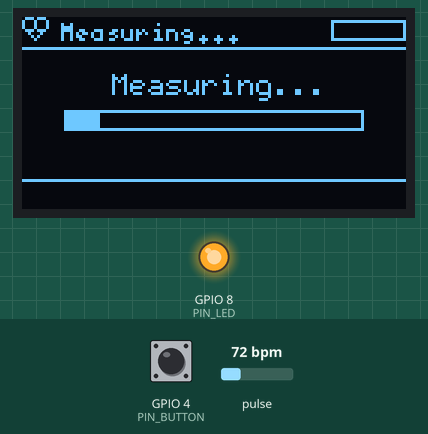
A sketch run on a simulated ESP32-C3. Shown: 128×64 one-colour display, output pins drawn as LEDs (lit = HIGH). Dashed ring = blinking. Inputs (shaded band) come from the test bench; at power-on: pulse 72 bpm, GPIO 4 (PIN_BUTTON) HIGH. Pins used as bus, display or sensor lines are not drawn; what the sketch prints to the serial monitor is not drawn.

Above: at 1.26 s.
1.3 s: pulse set to 130 bpm
At 3.21 s:
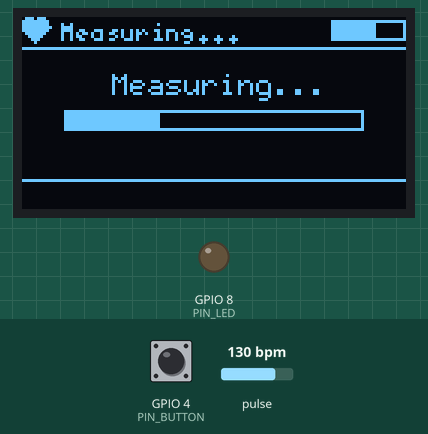
4.3 s: GPIO 4 (PIN_BUTTON) pulled LOW for 0.15 s
At 4.9 s:
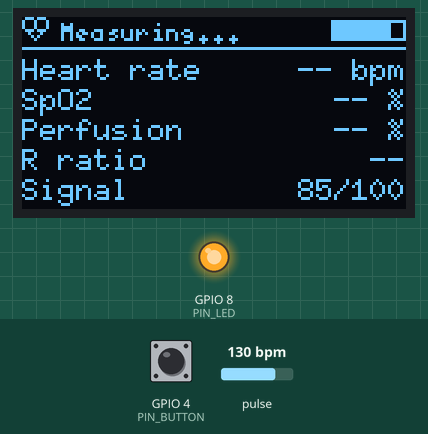
5.0 s: pulse set to 42 bpm
At 7.22 s:
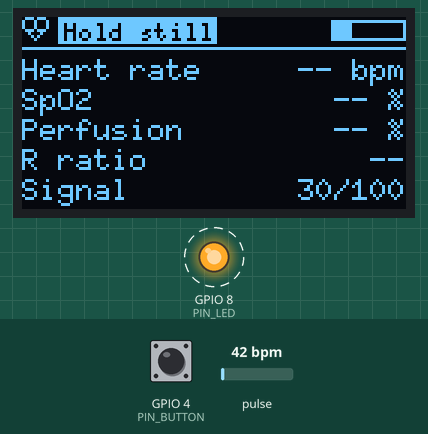
7.6 s: GPIO 4 (PIN_BUTTON) pulled LOW for 0.15 s
At 7.93 s:
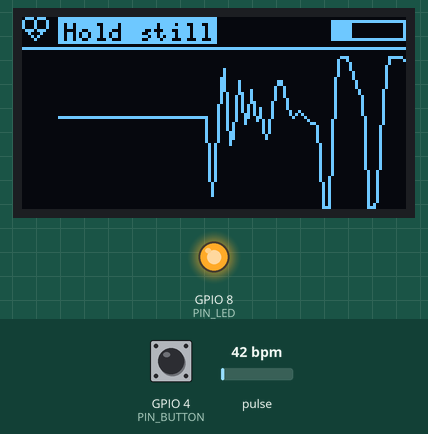
8.3 s: GPIO 4 (PIN_BUTTON) pulled LOW for 1 s
At 9.38 s:
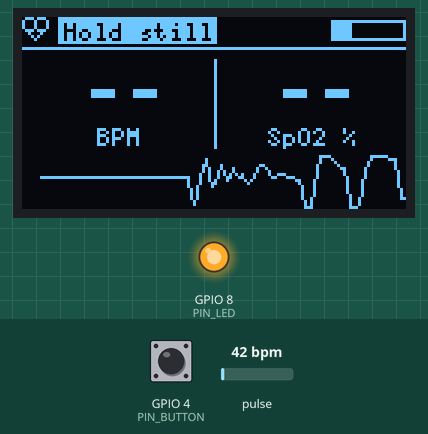
9.9 s: GPIO 4 (PIN_BUTTON) pulled LOW for 3.2 s
At 12.3 s:
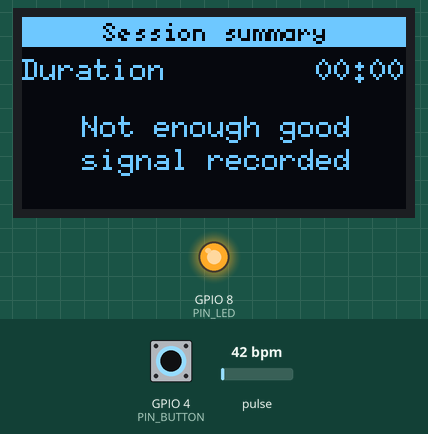
Timing chart, 0 to 15.6 s (numbered marks = the images above; inputs shaded):
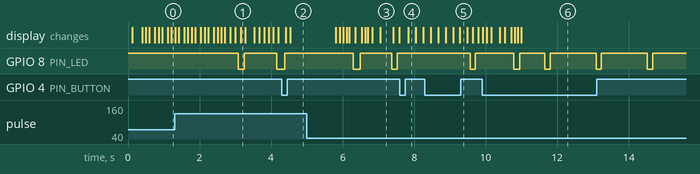

The sketch:

04_display.ino
```cpp
/*
 * PulseLab - Phase 4: OLED screens, button and signal quality
 *
 * Builds on Phase 3 (heart rate + SpO2) and adds:
 *   quality.h  signal quality: decides when the values can be shown and
 *              what to tell the user ("Place finger", "Hold still", ...)
 *   session.h  measurement session with a summary at the end
 *   ui.h       the OLED screens
 *
 * Button (GPIO4 to GND):
 *   short press  next screen (Live -> Details -> Wave)
 *   long press   start / stop a session (shows a summary at the end)
 *
 * Serial (set SERIAL_MODE):
 *   0 = off, 1 = Serial Plotter, 2 = Serial Monitor (one line per beat + status)
 *
 * Board:     ESP32C3 Dev Module, "USB CDC On Boot" = Enabled
 * Libraries: MAX30100lib (OXullo Intersecans), U8g2 (olikraus)
 * Wiring:    docs/HARDWARE.md. OLED and sensor share SDA=GPIO6, SCL=GPIO7.
 */

#include <Wire.h>
#include <string.h>
#include <U8g2lib.h>
#include "MAX30100_PulseOximeter.h"  // makes the IDE pick OXullo's library
#include "MAX30100.h"
#include "ppg_dsp.h"
#include "spo2.h"
#include "quality.h"
#include "session.h"
#include "ui.h"

using namespace pulselab;

// ---------- Pins ----------
constexpr int PIN_SDA    = 6;
constexpr int PIN_SCL    = 7;
constexpr int PIN_BUTTON = 4;   // to GND, internal pull-up
constexpr int PIN_LED    = 8;   // onboard blue LED, on when LOW
constexpr uint32_t I2C_FREQ_HZ = 400000;

// ---------- Settings ----------
#define SERIAL_MODE 2

constexpr uint32_t FRAME_MIN_MS    = 30;   // new frame when a new wave point arrives (every 40 ms = 25 fps)...
constexpr uint32_t FRAME_MAX_MS    = 100;  // ...and at least every 100 ms
constexpr uint32_t FULL_REFRESH_MS = 5000; // send the whole screen now and then, just in case
constexpr uint32_t STALL_MS        = 300;  // no samples for this long = sensor FIFO stuck (see docs)
constexpr uint32_t LONG_PRESS_MS   = 800;
constexpr uint32_t DEBOUNCE_MS     = 30;
constexpr uint32_t BEAT_FLASH_MS   = 150;

U8G2_SH1106_128X64_NONAME_F_HW_I2C oled(U8G2_R0, U8X8_PIN_NONE);
MAX30100 sensor;

HeartRateDetector hr;
Spo2Estimator     spo2;
QualityMonitor    quality;
Session           session;
WaveBuffer        wave;

// Latest results, used to draw the screen
HrResult      lastH{};
Spo2Result    lastS{};
QualityResult lastQ{};
Screen        screen = Screen::Live;
uint32_t      fingerSamples = 0;
uint8_t       waveCounter = 0;
bool          newWavePoint = false;
float         shownScore = 0.0f;       // quality bar, smoothed so it slides instead of jumping

// Copy of what's on the OLED, to send only the parts that changed
uint8_t  sentBuffer[1024];
bool     sentValid = false;
uint32_t lastFullRefreshMs = 0;

// Timing / diagnostics
uint32_t lastSampleMs = 0, lastFrameMs = 0, lastStatusMs = 0;
uint32_t beatFlashUntil = 0;
uint32_t frameMs = 0, frameMsMax = 0;
uint32_t framesCount = 0, pagesCount = 0;  // for the status line: frames/s and pages per frame
uint32_t fifoResets = 0;
uint16_t lastIr = 0, lastRed = 0;
SignalState lastPrintedState = SignalState::NoFinger;

// ---------- Button: short and long press with debounce ----------
class Button {
public:
  void begin(int pin) { pin_ = pin; pinMode(pin, INPUT_PULLUP); }
  // 0 = nothing, 1 = short press (on release), 2 = long press (while held)
  uint8_t poll(uint32_t now) {
    bool down = digitalRead(pin_) == LOW;
    if (down != raw_) { raw_ = down; changedAt_ = now; }
    if (now - changedAt_ < DEBOUNCE_MS) return 0;
    if (down && !pressed_) { pressed_ = true; pressedAt_ = now; longDone_ = false; }
    else if (!down && pressed_) { pressed_ = false; if (!longDone_) return 1; }
    if (pressed_ && !longDone_ && now - pressedAt_ >= LONG_PRESS_MS) { longDone_ = true; return 2; }
    return 0;
  }
private:
  int pin_ = -1;
  bool raw_ = false, pressed_ = false, longDone_ = false;
  uint32_t changedAt_ = 0, pressedAt_ = 0;
};
Button button;

// ---------- I2C bus recovery (Phase 2, debug log #6) ----------
void i2cBusRecover() {
  pinMode(PIN_SDA, INPUT_PULLUP);
  pinMode(PIN_SCL, OUTPUT_OPEN_DRAIN);
  digitalWrite(PIN_SCL, HIGH);
  delayMicroseconds(5);
  for (int i = 0; i < 9 && digitalRead(PIN_SDA) == LOW; i++) {
    digitalWrite(PIN_SCL, LOW);  delayMicroseconds(5);
    digitalWrite(PIN_SCL, HIGH); delayMicroseconds(5);
  }
  pinMode(PIN_SDA, OUTPUT_OPEN_DRAIN);
  digitalWrite(PIN_SDA, LOW);  delayMicroseconds(5);
  digitalWrite(PIN_SCL, HIGH); delayMicroseconds(5);
  digitalWrite(PIN_SDA, HIGH); delayMicroseconds(5);
}

void showMessage(const char* line1, const char* line2) {
  oled.clearBuffer();
  oled.setFont(u8g2_font_helvB12_tr);
  drawCentered(oled, 64, 22, "PulseLab");
  oled.setFont(u8g2_font_6x10_tf);
  drawCentered(oled, 64, 42, line1);
  drawCentered(oled, 64, 56, line2);
  oled.sendBuffer();
}

void resetMeasurement() {
  hr.reset();
  spo2.reset();
  quality.reset();
  wave.clear();
  fingerSamples = 0;
}

void setup() {
  Serial.begin(115200);
#if ARDUINO_USB_CDC_ON_BOOT
  // Never wait for the PC. If USB is plugged in but no Serial Monitor is open,
  // printing could otherwise block long enough to overflow the sensor FIFO.
  Serial.setTxTimeoutMs(0);
#endif

  pinMode(PIN_LED, OUTPUT);
  digitalWrite(PIN_LED, HIGH);
  button.begin(PIN_BUTTON);

  i2cBusRecover();
  Wire.begin(PIN_SDA, PIN_SCL);
  Wire.setClock(I2C_FREQ_HZ);

  oled.setBusClock(I2C_FREQ_HZ);
  oled.begin();
  showMessage("vitals analyzer", "starting...");

  uint8_t attempt = 0;
  while (!sensor.begin()) {
    attempt++;
    if (attempt == 1 || attempt % 5 == 0) {
      Serial.printf("MAX30100 not found (try %u). Check wiring and pull-ups (docs/DEBUG_LOG.md).\n", attempt);
      showMessage("Sensor not found", "check wiring");
    }
    delay(400);
  }
  Wire.setClock(I2C_FREQ_HZ);

  sensor.setMode(MAX30100_MODE_SPO2_HR);
  sensor.setSamplingRate(MAX30100_SAMPRATE_100HZ);
  sensor.setLedsPulseWidth(MAX30100_SPC_PW_1600US_16BITS);
  sensor.setLedsCurrent(MAX30100_LED_CURR_50MA, MAX30100_LED_CURR_27_1MA);
  sensor.setHighresModeEnabled(true);
  sensor.resetFifo();

  resetMeasurement();
  lastSampleMs = millis();

#if SERIAL_MODE == 2
  Serial.println(F("PulseLab Phase 4 starting"));
#endif
}

// ---------- Per sample ----------
void processSample(uint16_t ir, uint16_t red) {
  lastIr = ir; lastRed = red;
  HrResult h = hr.process((float)ir);
  Spo2Result s = spo2.process((float)ir, (float)red, h);
  QualityResult q = quality.process(h, s, (float)ir, (float)red);
  session.process(h, s, q);

  fingerSamples = h.finger ? fingerSamples + 1 : 0;
  if (++waveCounter >= 4) {  // one wave point per 40 ms
    waveCounter = 0;
    bool show = h.finger && !h.settling;
    bool good = show && q.state != SignalState::Moving && q.state != SignalState::Clipping;
    wave.push(show ? h.signal : 0.0f, good);
    newWavePoint = true;
  }

  if (h.beat) {
    beatFlashUntil = millis() + BEAT_FLASH_MS;
    digitalWrite(PIN_LED, LOW);
  }

#if SERIAL_MODE == 1
  static uint8_t plotCounter = 0;
  if (++plotCounter >= 4) {
    plotCounter = 0;
    Serial.printf("IR:%.1f,BPM:%.1f,SpO2:%.1f,Quality:%u\n",
                  (h.finger && !h.settling) ? h.signal : 0.0f,
                  q.showBpm ? h.bpm : 0.0f, q.showSpo2 ? s.spo2 : 0.0f, q.score);
  }
#elif SERIAL_MODE == 2
  if (q.state != lastPrintedState) {
    Serial.printf("[%s]\n", stateText(q.state));
    lastPrintedState = q.state;
  }
  if (h.beat && h.ibiMs > 0) {
    Serial.printf("Beat %4u ms %-3s BPM %5.1f | SpO2 %5.1f%% PI %.2f%% R %.3f | quality %3u%s%s\n",
                  h.ibiMs, h.ibiValid ? "ok" : "rej", h.bpm, s.spo2, s.pi, s.r, q.score,
                  q.showBpm ? "" : "  (BPM hidden)", q.showSpo2 ? "" : "  (SpO2 hidden)");
  }
#endif

  lastH = h; lastS = s; lastQ = q;
}

void printSessionSummary(const SessionSummary& s) {
#if SERIAL_MODE == 2
  Serial.printf("\nSession: %lu s, HR avg %.1f (%.1f-%.1f, %u beats), SpO2 avg %.1f min %.1f (%u beats), good signal %u%%\n",
                (unsigned long)s.seconds, s.bpmAvg, s.bpmMin, s.bpmMax, s.bpmCount,
                s.spo2Avg, s.spo2Min, s.spo2Count, s.goodPct);
  // One line that can be pasted straight into a spreadsheet (Phase 11)
  Serial.printf("SESSION_CSV,%lu,%.1f,%.1f,%.1f,%.1f,%.1f,%u\n\n",
                (unsigned long)s.seconds, s.bpmAvg, s.bpmMin, s.bpmMax, s.spo2Avg, s.spo2Min, s.goodPct);
#else
  (void)s;
#endif
}

void handleButton(uint32_t now) {
  uint8_t ev = button.poll(now);
  if (ev == 1) {  // short press: next screen
    switch (screen) {
      case Screen::Live:    screen = Screen::Details; break;
      case Screen::Details: screen = Screen::Wave; break;
      case Screen::Wave:    screen = Screen::Live; break;
      case Screen::Summary: screen = Screen::Live; break;
    }
  } else if (ev == 2) {  // long press: start / stop session
    if (session.active()) {
      session.stop();
      printSessionSummary(session.summary());
      screen = Screen::Summary;
    } else {
      session.start();
      screen = Screen::Live;
#if SERIAL_MODE == 2
      Serial.println(F("\nSession started"));
#endif
    }
  }
}

// The SH1106 is split into 8 "pages" (strips of 8 rows, 128 bytes each).
// Sending all 8 takes ~33 ms. Most frames only change a few pages (mainly
// the wave), so only those are sent. That's what makes 25 fps possible.
uint8_t sendChangedPages(uint32_t now) {
  uint8_t* buf = oled.getBufferPtr();
  bool full = !sentValid || (now - lastFullRefreshMs >= FULL_REFRESH_MS);
  uint8_t sent = 0;
  for (uint8_t page = 0; page < 8; page++) {
    uint8_t* cur = buf + page * 128;
    uint8_t* old = sentBuffer + page * 128;
    if (full || memcmp(cur, old, 128) != 0) {
      oled.updateDisplayArea(0, page, 16, 1);   // 16 tiles of 8 px = whole width, 1 page high
      memcpy(old, cur, 128);
      sent++;
    }
  }
  if (full) { sentValid = true; lastFullRefreshMs = now; }
  return sent;
}

void drawFrame(uint32_t now) {
  shownScore += 0.25f * ((float)lastQ.score - shownScore);

  UiData u{};
  u.screen = screen;
  u.q = lastQ;
  u.q.score = (uint8_t)(shownScore + 0.5f);
  u.bpm = lastH.bpm;
  u.spo2 = lastS.spo2;
  u.pi = lastS.pi;
  u.r = lastS.r;
  u.beatFlash = now < beatFlashUntil;
  u.fingerSec = fingerSamples / 100.0f;
  u.wave = &wave;
  u.sessionActive = session.active();
  u.sessionSec = session.seconds();
  u.summary = &session.summary();

  uint32_t t0 = millis();
  wave.updateScale();
  drawScreen(oled, u);
  pagesCount += sendChangedPages(now);
  framesCount++;
  frameMs = millis() - t0;
  if (frameMs > frameMsMax) frameMsMax = frameMs;
}

void loop() {
  uint32_t now = millis();

  // 1. Read everything the sensor has collected
  sensor.update();
  uint16_t ir, red;
  bool got = false;
  while (sensor.getRawValues(&ir, &red)) {
    processSample(ir, red);
    got = true;
  }
  if (got) lastSampleMs = now;

  // 2. Watchdog: the library can't read a completely full FIFO (16 samples),
  //    so if the loop was ever blocked for >160 ms the data would stop for good.
  //    If no samples arrive for 300 ms, reset the FIFO and start measuring again.
  if (now - lastSampleMs > STALL_MS) {
    sensor.resetFifo();
    resetMeasurement();
    fifoResets++;
    lastSampleMs = now;
#if SERIAL_MODE == 2
    Serial.println(F("Sensor FIFO stalled, reset"));
#endif
  }

  // 3. Button
  handleButton(now);

  // 4. Screen: one frame per new wave point, so the wave scrolls 1 pixel at a time
  uint32_t sinceFrame = now - lastFrameMs;
  if ((newWavePoint && sinceFrame >= FRAME_MIN_MS) || sinceFrame >= FRAME_MAX_MS) {
    lastFrameMs = now;
    newWavePoint = false;
    drawFrame(now);
  }

  // 5. LED off after the beat flash
  if (now >= beatFlashUntil) digitalWrite(PIN_LED, HIGH);

#if SERIAL_MODE == 2
  if (now - lastStatusMs >= 2000) {
    float fps = framesCount * 1000.0f / (now - lastStatusMs);
    float pages = framesCount ? (float)pagesCount / framesCount : 0.0f;
    lastStatusMs = now;
    framesCount = pagesCount = 0;
    Serial.printf("  (raw IR %u, red %u | %.1f fps, %.1f pages/frame, frame %lu ms, max %lu ms | FIFO resets %lu)\n",
                  lastIr, lastRed, fps, pages, (unsigned long)frameMs, (unsigned long)frameMsMax, (unsigned long)fifoResets);
  }
#endif
}
```

session.h
```cpp
// session.h
// A measurement session: started and stopped with a long button press.
// While it runs it collects the values that were actually shown on screen
// (only when the signal quality was good), and at the end gives a summary:
// duration, average / min / max heart rate, average / min SpO2 and how much
// of the time the signal was good.
//
// Also useful for Phase 11: one averaged session value is a much better
// number to compare with a reference oximeter than a single glance.

#pragma once
#include <stdint.h>
#include "ppg_dsp.h"
#include "spo2.h"
#include "quality.h"

namespace pulselab {

struct SessionSummary {
  bool     valid;        // a session has finished
  uint32_t seconds;
  uint16_t bpmCount;     // how many beats went into the averages
  float    bpmAvg, bpmMin, bpmMax;
  uint16_t spo2Count;
  float    spo2Avg, spo2Min;
  uint8_t  goodPct;      // % of the time values were shown
};

class Session {
public:
  void start() {
    active_ = true;
    samples_ = good_ = 0;
    bpmN_ = spo2N_ = 0;
    bpmSum_ = spo2Sum_ = 0.0f;
    bpmMin_ = 1e9f; bpmMax_ = 0.0f; spo2Min_ = 1e9f;
  }

  void stop() {
    if (!active_) return;
    active_ = false;
    SessionSummary& s = summary_;
    s.valid = true;
    s.seconds = samples_ / 100;
    s.bpmCount = bpmN_;
    s.bpmAvg = bpmN_ ? bpmSum_ / bpmN_ : 0.0f;
    s.bpmMin = bpmN_ ? bpmMin_ : 0.0f;
    s.bpmMax = bpmN_ ? bpmMax_ : 0.0f;
    s.spo2Count = spo2N_;
    s.spo2Avg = spo2N_ ? spo2Sum_ / spo2N_ : 0.0f;
    s.spo2Min = spo2N_ ? spo2Min_ : 0.0f;
    s.goodPct = samples_ ? (uint8_t)(100.0f * good_ / samples_ + 0.5f) : 0;
  }

  // Call once per sample.
  void process(const HrResult& h, const Spo2Result& s, const QualityResult& q) {
    if (!active_) return;
    samples_++;
    if (q.showBpm) good_++;
    // One value per beat, only when it was good enough to be shown.
    if (h.beat && h.ibiValid && q.showBpm) {
      bpmSum_ += h.bpm; bpmN_++;
      if (h.bpm < bpmMin_) bpmMin_ = h.bpm;
      if (h.bpm > bpmMax_) bpmMax_ = h.bpm;
    }
    if (s.beatValid && q.showSpo2) {
      spo2Sum_ += s.spo2; spo2N_++;
      if (s.spo2 < spo2Min_) spo2Min_ = s.spo2;
    }
  }

  bool active() const { return active_; }
  uint32_t seconds() const { return samples_ / 100; }
  const SessionSummary& summary() const { return summary_; }

private:
  bool     active_ = false;
  uint32_t samples_ = 0, good_ = 0;
  uint16_t bpmN_ = 0, spo2N_ = 0;
  float    bpmSum_ = 0, spo2Sum_ = 0;
  float    bpmMin_ = 1e9f, bpmMax_ = 0, spo2Min_ = 1e9f;
  SessionSummary summary_{};
};

}  // namespace pulselab
```

Source omitted: ppg_dsp.h (11489 bytes), quality.h (6358 bytes), spo2.h (7106 bytes), ui.h (10291 bytes)

Measured:
- after the input at 1.3 s, the display: first differs from a run without the input after 1.8 s (image 1)
- after the input at 4.3 s, the display: first differs from a run without the input after 0.23 s (image 2)
- after the input at 5.0 s, the display: first changes after 0.81 s (image 3 shows a later state)
- after the input at 7.6 s, the display: changes after 0.23 s (image 4)
- after the input at 8.3 s, the display: first differs from a run without the input after 0.98 s (image 5)
- after the input at 9.9 s, the display: first differs from a run without the input after 1.1 s (image 6)
